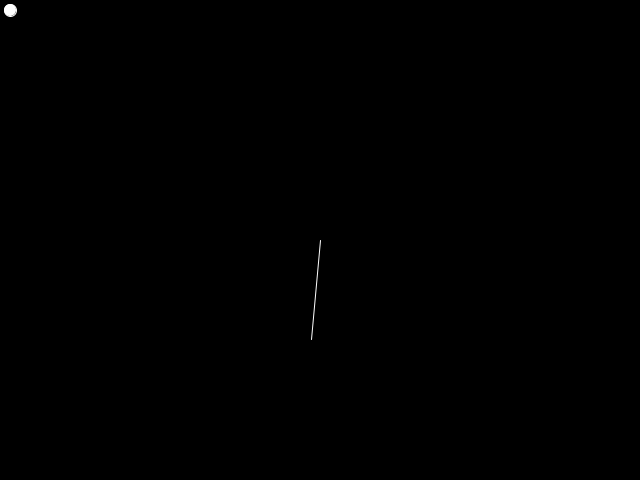
Frame 1 (no input)
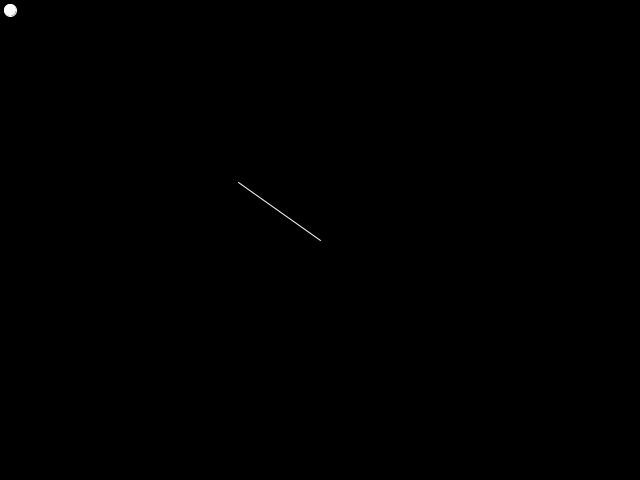
Frame 60 (the mouse pressed at the canvas centre just before this capture)
Frame 120 (the mouse held since frame 60 and released just before this capture): identical to frame 60, image omitted

The Processing sketch that drew these frames (run headless with seeded random() and noise(); from frame 60 on, the mouse is pressed at the canvas centre):

// Processing sketch: sketch_13_rotation_direction
// ── sketch_13_rotation_direction.pde
PVector lookTarget, spritePosition, spriteViews;

void setup() {
   size(640, 480);
   lookTarget = new PVector(10, 10, 0);
   spritePosition = new PVector(320, 240, 0);
   spriteViews = new PVector(0, 100, 0);
}

void draw() {
   background(0);
   stroke(255);
   PVector lookTo = PVector.sub(lookTarget, spritePosition);
   if (PVector.angleBetween(lookTo, spriteViews) > radians(5)) {
       spriteViews.rotate(radians(5));
   }
   ellipse(lookTarget.x, lookTarget.y, 12, 12);
   line(spritePosition.x, spritePosition.y, 
spritePosition.x+spriteViews.x, 
spritePosition.y+spriteViews.y);
}


void mouseReleased() {
   lookTarget.x = mouseX;
   lookTarget.y = mouseY;
}
